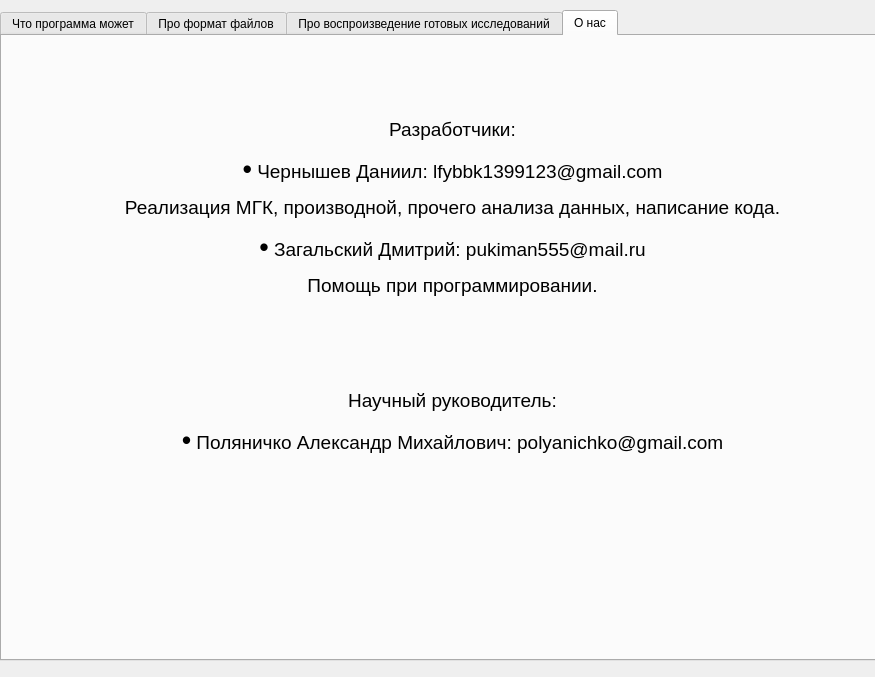
<?xml version="1.0" encoding="UTF-8"?>
<ui version="4.0">
 <class>Dialog</class>
 <widget class="QDialog" name="Dialog">
  <property name="geometry">
   <rect>
    <x>0</x>
    <y>0</y>
    <width>875</width>
    <height>677</height>
   </rect>
  </property>
  <property name="windowTitle">
   <string>Dialog</string>
  </property>
  <widget class="QTabWidget" name="tabWidget">
   <property name="geometry">
    <rect>
     <x>0</x>
     <y>10</y>
     <width>881</width>
     <height>651</height>
    </rect>
   </property>
   <property name="currentIndex">
    <number>3</number>
   </property>
   <widget class="QWidget" name="tab_3">
    <attribute name="title">
     <string>Что программа может</string>
    </attribute>
    <widget class="QLabel" name="label_4">
     <property name="geometry">
      <rect>
       <x>10</x>
       <y>20</y>
       <width>861</width>
       <height>591</height>
      </rect>
     </property>
     <property name="text">
      <string>&lt;html&gt;&lt;head/&gt;&lt;body&gt;&lt;p&gt;&lt;span style=&quot; font-size:14pt;&quot;&gt;Данная программа предназначена для обработки инфракрасных спектров сыворотки крови больных множественной миеломой пациентов и здоровых доноров при помощи метода главных компонент и сравнительного анализа.&lt;/span&gt;&lt;/p&gt;&lt;p&gt;&lt;span style=&quot; font-size:14pt;&quot;&gt;- Для начала выберите на стартовом экране, откуда будут считываться файлы: из готового исследования или из файлов со спектрами.&lt;/span&gt;&lt;/p&gt;&lt;p&gt;&lt;span style=&quot; font-size:14pt;&quot;&gt;- При выборе опции с чтением файлов далее выберите папку, из которой будут считываться спектры, выерите название исследования и диапазон волновых чисел, на котором будет производиться исследование.&lt;/span&gt;&lt;/p&gt;&lt;p&gt;&lt;span style=&quot; font-size:14pt;&quot;&gt;- При выборе опции с готовым исследованием сразы выбирайте, какой тип графика вывести на экран.&lt;/span&gt;&lt;/p&gt;&lt;p&gt;&lt;span style=&quot; font-size:14pt;&quot;&gt;- На выбор есть 5 опций:&lt;/span&gt;&lt;/p&gt;&lt;p&gt;&lt;span style=&quot; font-size:14pt;&quot;&gt;1. График главных компонент, двухмерный. Введите через запятую две желаемые главные компоненты.&lt;/span&gt;&lt;/p&gt;&lt;p&gt;&lt;span style=&quot; font-size:14pt;&quot;&gt;2. График нагрузок, двухмерный. Введите через запятую две желаемые главные компоненты. Будет выведен также график зависимости первой из введенных компонент от волнового числа.&lt;/span&gt;&lt;/p&gt;&lt;p&gt;&lt;span style=&quot; font-size:14pt;&quot;&gt;3. График главных компонент, трехмерный. Введите через запятую три желаемые главные компоненты.&lt;/span&gt;&lt;/p&gt;&lt;p&gt;&lt;span style=&quot; font-size:14pt;&quot;&gt;4. График средних значений по контрольным параметрам.&lt;/span&gt;&lt;/p&gt;&lt;p&gt;&lt;span style=&quot; font-size:14pt;&quot;&gt;5. График значений по контрольным параметрам для выбранных пациентов. Введите номера пациентов, которых хотите сравнить со средним для доноров (номера соответствуют тем, которые вы указали в названии файлов).&lt;/span&gt;&lt;/p&gt;&lt;p&gt;&lt;span style=&quot; font-size:14pt;&quot;&gt;&lt;br/&gt;&lt;/span&gt;&lt;/p&gt;&lt;/body&gt;&lt;/html&gt;</string>
     </property>
     <property name="wordWrap">
      <bool>true</bool>
     </property>
    </widget>
   </widget>
   <widget class="QWidget" name="tab">
    <attribute name="title">
     <string>Про формат файлов</string>
    </attribute>
    <widget class="QLabel" name="label">
     <property name="geometry">
      <rect>
       <x>20</x>
       <y>10</y>
       <width>861</width>
       <height>591</height>
      </rect>
     </property>
     <property name="text">
      <string>&lt;html&gt;&lt;head/&gt;&lt;body&gt;&lt;p&gt;&lt;span style=&quot; font-size:20pt;&quot;&gt;•&lt;/span&gt;&lt;span style=&quot; font-size:14pt;&quot;&gt; Для того, чтобы программа могла прочитать файлы, они должны иметь расширение &amp;quot;.dpt&amp;quot;. &lt;/span&gt;&lt;/p&gt;&lt;p&gt;&lt;span style=&quot; font-size:20pt;&quot;&gt;•&lt;/span&gt;&lt;span style=&quot; font-size:14pt;&quot;&gt; Файл должен выглядеть следующим образом: в каждой строке содержится волновое число, затем через запятую величина поглощения на данном волновом числе. Ниже представлен пример:&lt;/span&gt;&lt;/p&gt;&lt;p align=&quot;center&quot;&gt;&lt;span style=&quot; font-size:14pt;&quot;&gt;3999.45359,0.00184&lt;/span&gt;&lt;/p&gt;&lt;p align=&quot;center&quot;&gt;&lt;span style=&quot; font-size:14pt;&quot;&gt;3998.97144,0.00188&lt;/span&gt;&lt;/p&gt;&lt;p&gt;&lt;span style=&quot; font-size:20pt;&quot;&gt;•&lt;/span&gt;&lt;span style=&quot; font-size:14pt;&quot;&gt; Названия файлов должны быть записаны следующим образом: на первом месте стоит буква, определяющая принадлежность пробы к той или иной категории образцов, далее без разделителей пишется номер пробы, после чего может следовать любая дополнительная информация после разделителя. При любом другом формате записи названия файла программа может начать некорректно работать/воспринимать образцы.&lt;/span&gt;&lt;/p&gt;&lt;p&gt;&lt;span style=&quot; font-size:20pt;&quot;&gt;•&lt;/span&gt;&lt;span style=&quot; font-size:14pt;&quot;&gt; В данной программе реализовано разделение образцов по цветам в зависимости от буквы, определяющей категорию пробы. &lt;/span&gt;&lt;/p&gt;&lt;p&gt;&lt;span style=&quot; font-size:14pt;&quot;&gt;- Для здоровых доноров это буква D, точки им соответствующие на графиках будут зелеными. &lt;/span&gt;&lt;/p&gt;&lt;p&gt;&lt;span style=&quot; font-size:14pt;&quot;&gt;- Для секретирующих пациентов это буквы M и S, точки для них будут красными.&lt;/span&gt;&lt;/p&gt;&lt;p&gt;&lt;span style=&quot; font-size:14pt;&quot;&gt;- Для несекретирующих пациентов это буква N, точки для них будут синими.&lt;/span&gt;&lt;/p&gt;&lt;/body&gt;&lt;/html&gt;</string>
     </property>
     <property name="wordWrap">
      <bool>true</bool>
     </property>
    </widget>
   </widget>
   <widget class="QWidget" name="tab_2">
    <attribute name="title">
     <string>Про воспроизведение готовых исследований</string>
    </attribute>
    <widget class="QLabel" name="label_2">
     <property name="geometry">
      <rect>
       <x>20</x>
       <y>10</y>
       <width>861</width>
       <height>591</height>
      </rect>
     </property>
     <property name="text">
      <string>&lt;html&gt;&lt;head/&gt;&lt;body&gt;&lt;p&gt;&lt;span style=&quot; font-size:24pt;&quot;&gt;На данный момент отключено&lt;/span&gt;&lt;/p&gt;&lt;p&gt;&lt;span style=&quot; font-size:20pt;&quot;&gt;•&lt;/span&gt;&lt;span style=&quot; font-size:14pt;&quot;&gt; Данная программа после обработки спектров и их анализа при помощи МГК сохраняет некоторое количество файлов в формате &amp;quot;.csv&amp;quot;. Они могут быть использованы для повторного воспроизведения эксперимента без необходимости повторных рассчётов, и позволяют сохранить результаты на будущее.&lt;/span&gt;&lt;/p&gt;&lt;p&gt;&lt;span style=&quot; font-size:20pt;&quot;&gt;•&lt;/span&gt;&lt;span style=&quot; font-size:14pt;&quot;&gt; Программа сохраняет имена файлов, матрицы T и P для спектров и производных от спектров, которые далее применяются для постройки графиков главных компонент, а также отношения поглощений исследуемых полос поглощения и волновые числа, на которых они находятся. &lt;/span&gt;&lt;/p&gt;&lt;p&gt;&lt;span style=&quot; font-size:20pt;&quot;&gt;•&lt;/span&gt;&lt;span style=&quot; font-size:14pt;&quot;&gt; Готовые исследования можно найти в папке &amp;quot;output_csv&amp;quot;, которая находится в папке с самой программой. Их можно загружать в папку &amp;quot;input_csv&amp;quot;, чтобы программа их считала и показала результат обработки.&lt;/span&gt;&lt;/p&gt;&lt;p&gt;&lt;span style=&quot; font-size:20pt;&quot;&gt;•&lt;/span&gt;&lt;span style=&quot; font-size:14pt;&quot;&gt; Не рекомендуется редактировать csv-файлы, так как программа может прекратить свою работу, если обнаружит что-то, что она не способна прочитать.&lt;/span&gt;&lt;/p&gt;&lt;/body&gt;&lt;/html&gt;</string>
     </property>
     <property name="wordWrap">
      <bool>true</bool>
     </property>
    </widget>
   </widget>
   <widget class="QWidget" name="tab_4">
    <attribute name="title">
     <string>О нас</string>
    </attribute>
    <widget class="QLabel" name="label_3">
     <property name="geometry">
      <rect>
       <x>20</x>
       <y>10</y>
       <width>861</width>
       <height>481</height>
      </rect>
     </property>
     <property name="text">
      <string>&lt;html&gt;&lt;head/&gt;&lt;body&gt;&lt;p align=&quot;center&quot;&gt;&lt;span style=&quot; font-size:14pt;&quot;&gt;Разработчики:&lt;/span&gt;&lt;/p&gt;&lt;p align=&quot;center&quot;&gt;&lt;span style=&quot; font-size:20pt;&quot;&gt;•&lt;/span&gt;&lt;span style=&quot; font-size:14pt;&quot;&gt; Чернышев Даниил: lfybbk1399123@gmail.com&lt;/span&gt;&lt;/p&gt;&lt;p align=&quot;center&quot;&gt;&lt;span style=&quot; font-size:14pt;&quot;&gt;Реализация МГК, производной, прочего анализа данных, написание кода.&lt;/span&gt;&lt;/p&gt;&lt;p align=&quot;center&quot;&gt;&lt;span style=&quot; font-size:20pt;&quot;&gt;•&lt;/span&gt;&lt;span style=&quot; font-size:14pt;&quot;&gt; Загальский Дмитрий: pukiman555@mail.ru&lt;/span&gt;&lt;/p&gt;&lt;p align=&quot;center&quot;&gt;&lt;span style=&quot; font-size:14pt;&quot;&gt; Помощь при программировании.&lt;/span&gt;&lt;/p&gt;&lt;p align=&quot;center&quot;&gt;&lt;br/&gt;&lt;/p&gt;&lt;p align=&quot;center&quot;&gt;&lt;br/&gt;&lt;/p&gt;&lt;p align=&quot;center&quot;&gt;&lt;span style=&quot; font-size:14pt;&quot;&gt;Научный руководитель:&lt;/span&gt;&lt;/p&gt;&lt;p align=&quot;center&quot;&gt;&lt;span style=&quot; font-size:20pt;&quot;&gt;•&lt;/span&gt;&lt;span style=&quot; font-size:14pt;&quot;&gt; Поляничко Александр Михайлович: polyanichko@gmail.com&lt;/span&gt;&lt;/p&gt;&lt;/body&gt;&lt;/html&gt;</string>
     </property>
     <property name="wordWrap">
      <bool>true</bool>
     </property>
    </widget>
   </widget>
  </widget>
 </widget>
 <resources/>
 <connections/>
</ui>
